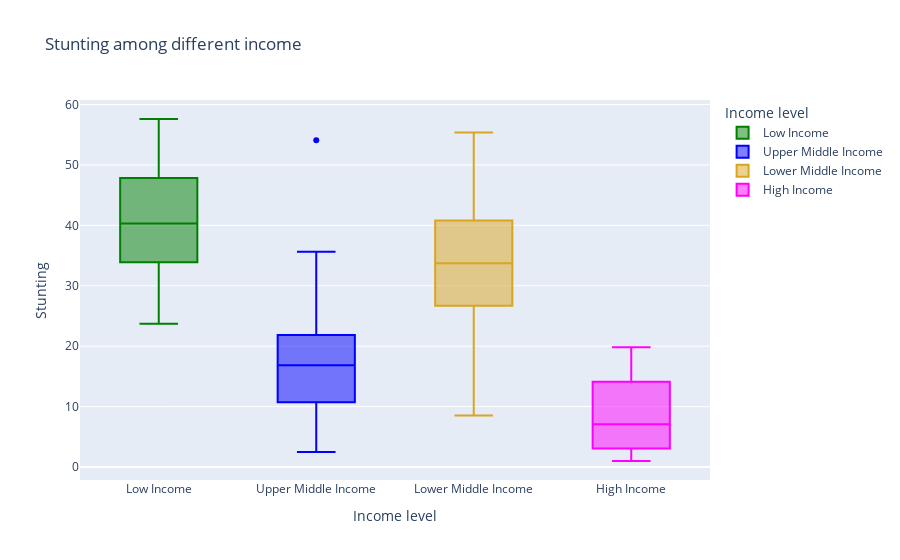

The notebook cell saved with this chart:
### Markdown cell above
**Observation**:

Unsurprisingly, we see high level of overweight issues in high income and upper middle income countries. As more people are able to afford their meals in these countries, we will tend to see a greater level of overweight issues.

### Code cell
fig5 = px.box(df_country, x='Income level', y='Stunting',title='Stunting among different income',color=df_country['Income level'], 
             color_discrete_sequence=["green", "blue", "goldenrod", "magenta"])

fig5.show()

### Figure 1 — Plotly figure (JSON) as saved in the notebook; plotly's stock layout.template omitted (floating-point values rounded to 4 significant figures)
{"data": [{"alignmentgroup": "True", "hovertemplate": "Income level=%{x}<br>Stunting=%{y}<extra></extra>", "legendgroup": "Low Income", "marker": {"color": "green"}, "name": "Low Income", "notched": false, "offsetgroup": "Low Income", "orientation": "v", "showlegend": true, "type": "box", "x": ["Low Income", "Low Income", "Low Income", "Low Income", "Low Income", "Low Income", "Low Income", "Low Income", "Low Income", "Low Income", "Low Income", "Low Income", "Low Income", "Low Income", "Low Income", "Low Income", "Low Income", "Low Income", "Low Income", "Low Income", "Low Income", "Low Income", "Low Income", "Low Income", "Low Income", "Low Income", "Low Income", "Low Income", "Low Income", "Low Income", "Low Income"], "x0": " ", "xaxis": "x", "y": [47.77, 35.38, 33.35, 57.6, 41.78, 41.26, 40.3, 45.46, 53.23, 47.84, 23.7, 34.24, 35.27, 29.92, 37.22, 52.58, 49.11, 34.41, 47.84, 51.91, 46, 46.31, 37.2, 32.17, 33.75, 28.55, 33.77, 30.92, 38.33, 40.99, 51.9], "y0": " ", "yaxis": "y"}, {"alignmentgroup": "True", "hovertemplate": "Income level=%{x}<br>Stunting=%{y}<extra></extra>", "legendgroup": "Upper Middle Income", "marker": {"color": "blue"}, "name": "Upper Middle Income", "notched": false, "offsetgroup": "Upper Middle Income", "orientation": "v", "showlegend": true, "type": "box", "x": ["Upper Middle Income", "Upper Middle Income", "Upper Middle Income", "Upper Middle Income", "Upper Middle Income", "Upper Middle Income", "Upper Middle Income", "Upper Middle Income", "Upper Middle Income", "Upper Middle Income", "Upper Middle Income", "Upper Middle Income", "Upper Middle Income", "Upper Middle Income", "Upper Middle Income", "Upper Middle Income", "Upper Middle Income", "Upper Middle Income", "Upper Middle Income", "Upper Middle Income", "Upper Middle Income", "Upper Middle Income", "Upper Middle Income", "Upper Middle Income", "Upper Middle Income", "Upper Middle Income", "Upper Middle Income", "Upper Middle Income", "Upper Middle Income", "Upper Middle Income", "Upper Middle Income", "Upper Middle Income", "Upper Middle Income", "Upper Middle Income", "Upper Middle Income", "Upper Middle Income", "Upper Middle Income", "Upper Middle Income", "Upper Middle Income", "Upper Middle Income", "Upper Middle Income", "Upper Middle Income", "Upper Middle Income", "Upper Middle Income", "Upper Middle Income", "Upper Middle Income", "Upper Middle Income", "Upper Middle Income", "Upper Middle Income", "Upper Middle Income", "Upper Middle Income", "Upper Middle Income", "Upper Middle Income"], "x0": " ", "xaxis": "x", "y": [24.16, 19.57, 10.03, 16.12, 21.82, 4.5, 18.77, 10.93, 31.03, 13.13, 7.467, 20.6, 18.21, 6.9, 12.75, 28.75, 35.65, 5.9, 21.45, 14, 54.1, 15.28, 14.68, 24.51, 8.68, 11.76, 15.02, 16.85, 26.73, 19.07, 32.6, 34.8, 20.45, 19.18, 8.65, 29.2, 24, 8.067, 13.03, 21.86, 13.22, 2.5, 5.65, 6.9, 29.07, 21.86, 11.17, 17.73, 5.15, 14.35, 19.5, 10, 16.96], "y0": " ", "yaxis": "y"}, {"alignmentgroup": "True", "hovertemplate": "Income level=%{x}<br>Stunting=%{y}<extra></extra>", "legendgroup": "Lower Middle Income", "marker": {"color": "goldenrod"}, "name": "Lower Middle Income", "notched": false, "offsetgroup": "Lower Middle Income", "orientation": "v", "showlegend": true, "type": "box", "x": ["Lower Middle Income", "Lower Middle Income", "Lower Middle Income", "Lower Middle Income", "Lower Middle Income", "Lower Middle Income", "Lower Middle Income", "Lower Middle Income", "Lower Middle Income", "Lower Middle Income", "Lower Middle Income", "Lower Middle Income", "Lower Middle Income", "Lower Middle Income", "Lower Middle Income", "Lower Middle Income", "Lower Middle Income", "Lower Middle Income", "Lower Middle Income", "Lower Middle Income", "Lower Middle Income", "Lower Middle Income", "Lower Middle Income", "Lower Middle Income", "Lower Middle Income", "Lower Middle Income", "Lower Middle Income", "Lower Middle Income", "Lower Middle Income", "Lower Middle Income", "Lower Middle Income", "Lower Middle Income", "Lower Middle Income", "Lower Middle Income", "Lower Middle Income", "Lower Middle Income", "Lower Middle Income", "Lower Middle Income", "Lower Middle Income", "Lower Middle Income", "Lower Middle Income", "Lower Middle Income", "Lower Middle Income", "Lower Middle Income", "Lower Middle Income"], "x0": " ", "xaxis": "x", "y": [42.63, 54.23, 44.25, 29.73, 43.68, 33.74, 39.12, 26.73, 31.39, 30.07, 28.5, 26.6, 32.5, 29.48, 36.86, 49.06, 38.36, 37.14, 34.4, 19.92, 44.93, 40.2, 34.17, 20.78, 23.85, 45.1, 24.07, 39.46, 46.67, 46.47, 36.27, 8.55, 28.88, 22.74, 32.73, 11.55, 36.87, 55.38, 12.45, 22.9, 23.7, 26.77, 34.92, 48.14, 30.46], "y0": " ", "yaxis": "y"}, {"alignmentgroup": "True", "hovertemplate": "Income level=%{x}<br>Stunting=%{y}<extra></extra>", "legendgroup": "High Income", "marker": {"color": "magenta"}, "name": "High Income", "notched": false, "offsetgroup": "High Income", "orientation": "v", "showlegend": true, "type": "box", "x": ["High Income", "High Income", "High Income", "High Income", "High Income", "High Income", "High Income", "High Income", "High Income", "High Income", "High Income", "High Income", "High Income", "High Income", "High Income", "High Income", "High Income", "High Income", "High Income"], "x0": " ", "xaxis": "x", "y": [1, 13.75, 7.7, 19.7, 3.453, 2.9, 1.5, 7.1, 4.661, 16.07, 19.83, 11.6, 2.5, 15.35, 7.8, 4.4, 6.933, 2.914, 14.24], "y0": " ", "yaxis": "y"}], "layout": {"boxmode": "overlay", "legend": {"title": {"text": "Income level"}, "tracegroupgap": 0}, "title": {"text": "Stunting among different income"}, "xaxis": {"anchor": "y", "categoryarray": ["Low Income", "Upper Middle Income", "Lower Middle Income", "High Income"], "categoryorder": "array", "domain": [0, 1], "title": {"text": "Income level"}}, "yaxis": {"anchor": "x", "domain": [0, 1], "title": {"text": "Stunting"}}}}
